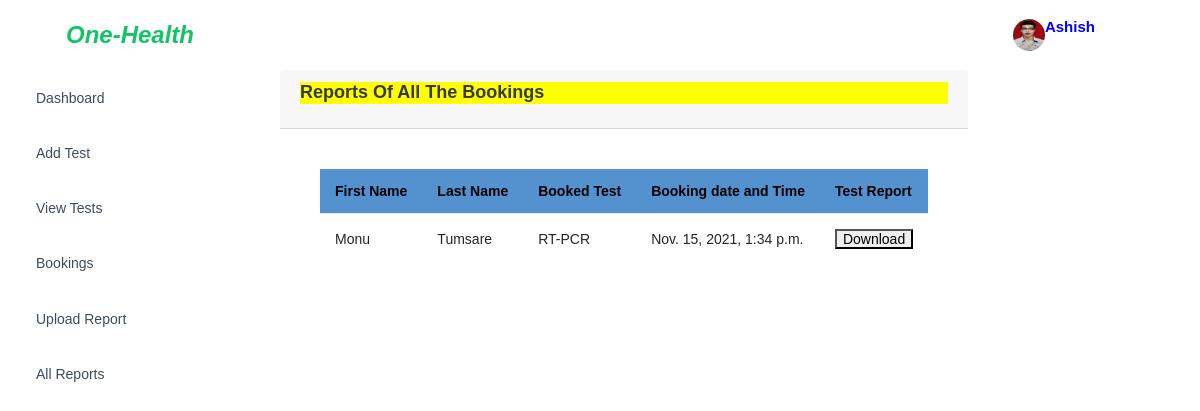
The page /employee/all-reports (signed in) on the database as committed earlier.
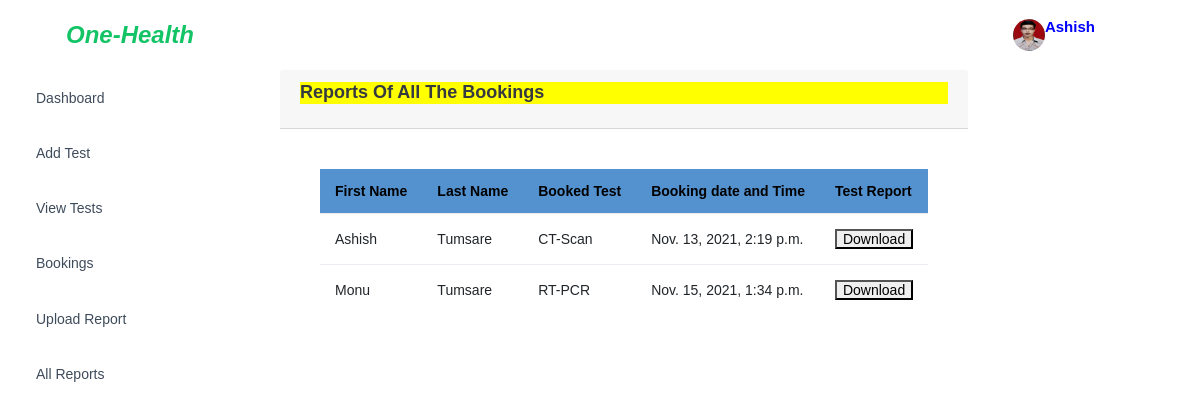
The same page on the database as committed later.
### customer/models.py (models this page shows, shortened)
class Appointment(models.Model):
    customer = models.ForeignKey(Customer,on_delete=models.CASCADE)
    test = models.ForeignKey(Test,on_delete=models.CASCADE)
    date = models.DateTimeField(auto_now_add=True)
    amount = models.IntegerField()
    status = models.CharField(max_length=20, default='Live')
    payment_id = models.CharField(max_length=50,default='')
    test_result = models.FileField(upload_to='test_report',null=True,blank=True)

class Customer(models.Model):
    fname = models.CharField(max_length=10)
    lname = models.CharField(max_length=10)
    email = models.EmailField(unique=True)
    mobile = models.CharField(max_length=14)
    password = models.CharField(max_length=15)
    address = models.TextField()
    pic = models.FileField(upload_to='profile',null=True,blank=True,default='avtar.png')

### employee/models.py (models this page shows, shortened)
class Test(models.Model):
    employee = models.ForeignKey(Employee,on_delete=models.CASCADE)
    test_name = models.CharField(max_length=20)
    test_added_by = models.DateTimeField(auto_now_add=True)
    test_desc = models.TextField()
    test_rate = models.IntegerField()

### employee/views.py (the view)
# urls.py: path('all-reports',views.all_reports,name='all-reports'),
def all_reports(request):
    uid = Employee.objects.get(email=request.session['email'])
    appointments = models.Appointment.objects.filter(status = 'Done')
    return render(request,'all-reports.html',{'appointments':appointments,'uid':uid})

### employee/templates/all-reports.html
{% extends 'emp-header.html' %}
{% load static %}
{% block content %}
      <div class="content">
        <div class="container-fluid">
          <div class="row">
            <div class="col-md-12">
              <div class="card">
                <div class="card-header card-header-primary">
                  <h3 class="card-title" style="Background:yellow;"><b>Reports of all the Bookings</b></h3>
                </div>
                <div class="card-body">
                  <div class="table-responsive">
                    <table class="table">
                      <thead class=" text-primary" style="Background:#5391cf;">
                        <th style="color:black;">
                          <b>First Name</b>
                        </th>
                        <th style="color:black;">
                           <b>Last Name </b>
                        </th>
                        <th style="color:black;">
                         <b>  Booked Test   </b>
                        </th>
                        <th style="color:black;">
                         <b>  Booking date and Time  </b>
                        </th>
                         <th style="color:black;">
                         <b>  Test Report </b>
                        </th>
                      </thead>
                      <tbody>
                        {% for appointment in appointments %}
                        <tr>
                          <td>
                            {{appointment.customer.fname}}
                          </td>
                          <td>
                            {{appointment.customer.lname}}
                          </td>
                           <td class="text">
                           {{appointment.test.test_name}}
                          </td>
                          <td class="text">
                           {{appointment.date}}
                          </td>
                          {% if appointment.test_result %}
                          <td class="text">
                           <a href="{{appointment.test_result.url}}">
                           <button  class="btn-xs">Download</button></a>
                          </td>
                         {% endif %}
                        </tr>
                        {% endfor %}
                      </tbody>
                    </table>
                  </div>
                </div>
              </div>
            </div>
          </div>
        </div>
      </div>
      {% endblock %}

Rows that differ between the two databases and show on the page:
now on this page (row edited): Appointment: customer.fname "Ashish", customer.lname "Tumsare", test.test_name "CT-Scan", date "Nov. 13, 2021, 2:19 p.m."
